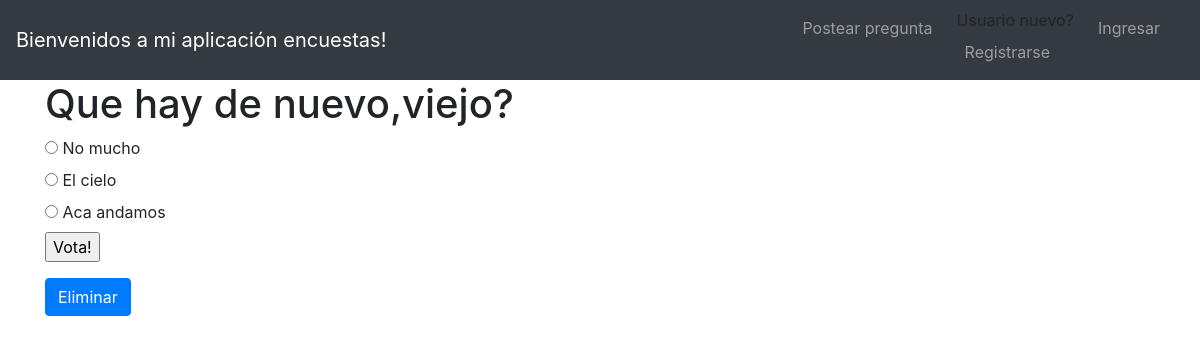
The page /polls/1/ on the database its author committed.
### polls/models.py (models this page shows, shortened)
class Question(models.Model):
    question_text = models.CharField("ingrese pregunta", max_length=200)
    pub_date = models.DateTimeField('fecha de publicacion')
    objects = QuestionManager()
    def was_published_recently(self):
        now = timezone.now()
        return now - datetime.timedelta(days=1) <= self.pub_date <= now
    was_published_recently.admin_order_field = 'pub_date'
    was_published_recently.boolean = True
    was_published_recently.short_description = 'Publicado recientemente?'

class Choice(models.Model):
    question = models.ForeignKey(Question, on_delete=models.CASCADE)
    choice_text = models.CharField(max_length=200)
    votes = models.IntegerField(default=0)

### polls/views.py (the view)
# urls.py: url(r'^(?P<pk>[0-9]+)/$', views.DetailView.as_view(), name='detail'),
class DetailView(generic.DetailView):
    model = Question
    template_name = 'polls/detail.html'
    def get_queryset(self):
        return Question.objects.filter(pub_date__lte=timezone.now())

### polls/templates/polls/detail.html (shortened to what this page needs)
{% extends 'polls/base.html' %}
{% load static %}
{% block content %}
    <section >
        <h1>{{ question.question_text }}</h1>
        <form action="{% url 'polls:vote' question.id %}" method ="post">
            {% for choice in question.choice_set.all %}
                <input type= "radio" name="choice" id="choice{{ forloop.counter }}" value="{{choice.id}}"/>
                <label for="choice{{ forloop.counter }}">{{choice.choice_text}}</label><br />
            {% endfor %}
            <input type="submit" value="Vota!" />
        </form>
        <a  href="{% url 'polls:eliminar pregunta' question.id %}" class="btn btn-primary">Eliminar</a>
    </section>
{% endblock %}

### polls/static/polls/main.css (style rules this page uses)
a { color: #282423; }

### rows shown on the page
Question: question_text "Que hay de nuevo,viejo?"
Choice: choice_text "No mucho"
Choice: choice_text "El cielo"
Choice: choice_text "Aca andamos"
